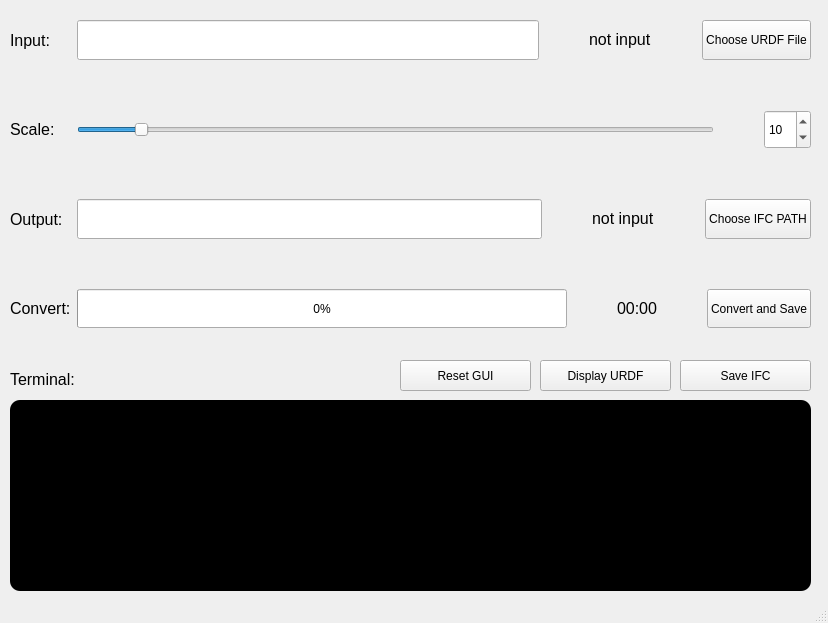
<?xml version="1.0" encoding="UTF-8"?>
<ui version="4.0">
 <class>MainWindow</class>
 <widget class="QMainWindow" name="MainWindow">
  <property name="geometry">
   <rect>
    <x>0</x>
    <y>0</y>
    <width>828</width>
    <height>623</height>
   </rect>
  </property>
  <property name="sizePolicy">
   <sizepolicy hsizetype="Fixed" vsizetype="Fixed">
    <horstretch>0</horstretch>
    <verstretch>0</verstretch>
   </sizepolicy>
  </property>
  <property name="minimumSize">
   <size>
    <width>828</width>
    <height>623</height>
   </size>
  </property>
  <property name="maximumSize">
   <size>
    <width>828</width>
    <height>623</height>
   </size>
  </property>
  <property name="windowTitle">
   <string>Urdf2Ifc_Converter</string>
  </property>
  <widget class="QWidget" name="centralwidget">
   <widget class="QLabel" name="label_terminal">
    <property name="geometry">
     <rect>
      <x>10</x>
      <y>370</y>
      <width>71</width>
      <height>19</height>
     </rect>
    </property>
    <property name="font">
     <font>
      <pointsize>12</pointsize>
     </font>
    </property>
    <property name="text">
     <string>Terminal:</string>
    </property>
   </widget>
   <widget class="QPushButton" name="pushButton_save_ifc">
    <property name="geometry">
     <rect>
      <x>680</x>
      <y>360</y>
      <width>131</width>
      <height>31</height>
     </rect>
    </property>
    <property name="text">
     <string>Save IFC</string>
    </property>
   </widget>
   <widget class="QTextEdit" name="textEdit_terminal">
    <property name="geometry">
     <rect>
      <x>10</x>
      <y>400</y>
      <width>801</width>
      <height>191</height>
     </rect>
    </property>
    <property name="styleSheet">
     <string notr="true">background-color: rgb(0, 0, 0);
font: 11pt &quot;Ubuntu&quot;;
color: rgb(0, 255, 0);
border-radius:10px</string>
    </property>
    <property name="textInteractionFlags">
     <set>Qt::NoTextInteraction</set>
    </property>
   </widget>
   <widget class="QWidget" name="layoutWidget">
    <property name="geometry">
     <rect>
      <x>10</x>
      <y>20</y>
      <width>801</width>
      <height>308</height>
     </rect>
    </property>
    <layout class="QHBoxLayout" name="horizontalLayout_5">
     <item>
      <layout class="QVBoxLayout" name="verticalLayout">
       <property name="spacing">
        <number>50</number>
       </property>
       <item>
        <widget class="QLabel" name="label_input">
         <property name="sizePolicy">
          <sizepolicy hsizetype="Minimum" vsizetype="Preferred">
           <horstretch>0</horstretch>
           <verstretch>0</verstretch>
          </sizepolicy>
         </property>
         <property name="font">
          <font>
           <pointsize>12</pointsize>
          </font>
         </property>
         <property name="text">
          <string>Input:</string>
         </property>
        </widget>
       </item>
       <item>
        <widget class="QLabel" name="label_scale">
         <property name="sizePolicy">
          <sizepolicy hsizetype="Preferred" vsizetype="Preferred">
           <horstretch>0</horstretch>
           <verstretch>0</verstretch>
          </sizepolicy>
         </property>
         <property name="font">
          <font>
           <pointsize>12</pointsize>
          </font>
         </property>
         <property name="text">
          <string>Scale:</string>
         </property>
        </widget>
       </item>
       <item>
        <widget class="QLabel" name="label_output">
         <property name="sizePolicy">
          <sizepolicy hsizetype="Preferred" vsizetype="Preferred">
           <horstretch>0</horstretch>
           <verstretch>0</verstretch>
          </sizepolicy>
         </property>
         <property name="font">
          <font>
           <pointsize>12</pointsize>
          </font>
         </property>
         <property name="text">
          <string>Output:</string>
         </property>
        </widget>
       </item>
       <item>
        <widget class="QLabel" name="label_converting_progress">
         <property name="sizePolicy">
          <sizepolicy hsizetype="Preferred" vsizetype="Preferred">
           <horstretch>0</horstretch>
           <verstretch>0</verstretch>
          </sizepolicy>
         </property>
         <property name="font">
          <font>
           <pointsize>12</pointsize>
          </font>
         </property>
         <property name="text">
          <string>Convert:</string>
         </property>
        </widget>
       </item>
      </layout>
     </item>
     <item>
      <layout class="QVBoxLayout" name="verticalLayout_2">
       <property name="spacing">
        <number>50</number>
       </property>
       <item>
        <layout class="QHBoxLayout" name="horizontalLayout">
         <item>
          <widget class="QLineEdit" name="lineEdit_urdf_file_path">
           <property name="sizePolicy">
            <sizepolicy hsizetype="Expanding" vsizetype="Preferred">
             <horstretch>0</horstretch>
             <verstretch>0</verstretch>
            </sizepolicy>
           </property>
           <property name="readOnly">
            <bool>true</bool>
           </property>
          </widget>
         </item>
         <item>
          <widget class="QLabel" name="label_urdf_valid">
           <property name="sizePolicy">
            <sizepolicy hsizetype="Fixed" vsizetype="Fixed">
             <horstretch>30</horstretch>
             <verstretch>0</verstretch>
            </sizepolicy>
           </property>
           <property name="font">
            <font>
             <pointsize>12</pointsize>
            </font>
           </property>
           <property name="text">
            <string>not input</string>
           </property>
          </widget>
         </item>
         <item>
          <widget class="QPushButton" name="pushButton_choose_urdf_file">
           <property name="sizePolicy">
            <sizepolicy hsizetype="Fixed" vsizetype="Preferred">
             <horstretch>40</horstretch>
             <verstretch>0</verstretch>
            </sizepolicy>
           </property>
           <property name="text">
            <string>Choose URDF File</string>
           </property>
          </widget>
         </item>
        </layout>
       </item>
       <item>
        <layout class="QHBoxLayout" name="horizontalLayout_2">
         <item>
          <widget class="QSlider" name="horizontalSlider_scale">
           <property name="sizePolicy">
            <sizepolicy hsizetype="Expanding" vsizetype="Preferred">
             <horstretch>0</horstretch>
             <verstretch>0</verstretch>
            </sizepolicy>
           </property>
           <property name="minimum">
            <number>1</number>
           </property>
           <property name="maximum">
            <number>100</number>
           </property>
           <property name="singleStep">
            <number>1</number>
           </property>
           <property name="pageStep">
            <number>10</number>
           </property>
           <property name="value">
            <number>10</number>
           </property>
           <property name="orientation">
            <enum>Qt::Horizontal</enum>
           </property>
          </widget>
         </item>
         <item>
          <widget class="QSpinBox" name="spinBox_scale">
           <property name="sizePolicy">
            <sizepolicy hsizetype="Minimum" vsizetype="Preferred">
             <horstretch>0</horstretch>
             <verstretch>0</verstretch>
            </sizepolicy>
           </property>
           <property name="minimum">
            <number>1</number>
           </property>
           <property name="maximum">
            <number>100</number>
           </property>
           <property name="singleStep">
            <number>1</number>
           </property>
           <property name="value">
            <number>10</number>
           </property>
          </widget>
         </item>
        </layout>
       </item>
       <item>
        <layout class="QHBoxLayout" name="horizontalLayout_4">
         <property name="leftMargin">
          <number>0</number>
         </property>
         <item>
          <widget class="QLineEdit" name="lineEdit_ifc_path">
           <property name="sizePolicy">
            <sizepolicy hsizetype="Expanding" vsizetype="Preferred">
             <horstretch>0</horstretch>
             <verstretch>0</verstretch>
            </sizepolicy>
           </property>
           <property name="readOnly">
            <bool>true</bool>
           </property>
          </widget>
         </item>
         <item>
          <widget class="QLabel" name="label_ifc_process">
           <property name="sizePolicy">
            <sizepolicy hsizetype="Fixed" vsizetype="Fixed">
             <horstretch>30</horstretch>
             <verstretch>0</verstretch>
            </sizepolicy>
           </property>
           <property name="font">
            <font>
             <pointsize>12</pointsize>
            </font>
           </property>
           <property name="text">
            <string>not input</string>
           </property>
          </widget>
         </item>
         <item>
          <widget class="QPushButton" name="pushButton_choose_ifc_path">
           <property name="sizePolicy">
            <sizepolicy hsizetype="Fixed" vsizetype="Preferred">
             <horstretch>40</horstretch>
             <verstretch>0</verstretch>
            </sizepolicy>
           </property>
           <property name="text">
            <string>Choose IFC PATH</string>
           </property>
          </widget>
         </item>
        </layout>
       </item>
       <item>
        <layout class="QHBoxLayout" name="horizontalLayout_3">
         <item>
          <widget class="QProgressBar" name="progressBar_converting">
           <property name="sizePolicy">
            <sizepolicy hsizetype="Expanding" vsizetype="Preferred">
             <horstretch>0</horstretch>
             <verstretch>0</verstretch>
            </sizepolicy>
           </property>
           <property name="value">
            <number>0</number>
           </property>
          </widget>
         </item>
         <item>
          <widget class="QLabel" name="label_time">
           <property name="sizePolicy">
            <sizepolicy hsizetype="Fixed" vsizetype="Fixed">
             <horstretch>30</horstretch>
             <verstretch>0</verstretch>
            </sizepolicy>
           </property>
           <property name="font">
            <font>
             <pointsize>12</pointsize>
            </font>
           </property>
           <property name="text">
            <string>00:00</string>
           </property>
          </widget>
         </item>
         <item>
          <widget class="QPushButton" name="pushButton_start_to_convert">
           <property name="sizePolicy">
            <sizepolicy hsizetype="Fixed" vsizetype="Preferred">
             <horstretch>40</horstretch>
             <verstretch>0</verstretch>
            </sizepolicy>
           </property>
           <property name="text">
            <string>Convert and Save</string>
           </property>
          </widget>
         </item>
        </layout>
       </item>
      </layout>
     </item>
    </layout>
   </widget>
   <widget class="QPushButton" name="pushButton_display_urdf">
    <property name="geometry">
     <rect>
      <x>540</x>
      <y>360</y>
      <width>131</width>
      <height>31</height>
     </rect>
    </property>
    <property name="text">
     <string>Display URDF</string>
    </property>
   </widget>
   <widget class="QPushButton" name="pushButton_reset_gui">
    <property name="geometry">
     <rect>
      <x>400</x>
      <y>360</y>
      <width>131</width>
      <height>31</height>
     </rect>
    </property>
    <property name="text">
     <string>Reset GUI</string>
    </property>
   </widget>
  </widget>
  <widget class="QStatusBar" name="statusbar"/>
 </widget>
 <resources/>
 <connections/>
</ui>
